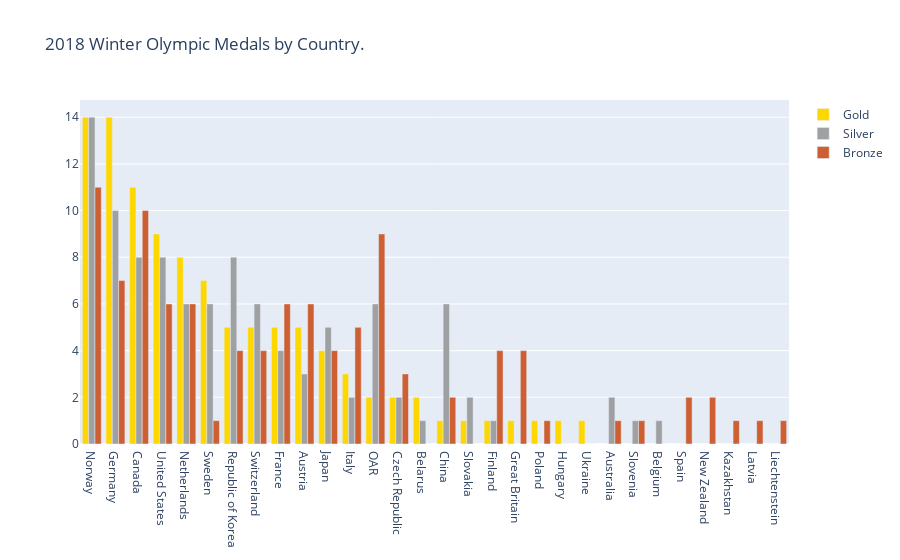

This figure's notebook cell:
### Markdown cell above
## Comparison between Variables

### Code cell
# Create traces 
trace1 = go.Bar(
    x = df['NOC'], 
    y = df['Gold'], 
    name = 'Gold', 
    marker = dict(color='#FFD700')
)

trace2 = go.Bar(
    x = df['NOC'], 
    y = df['Silver'], 
    name = 'Silver', 
    marker = dict(color='#9EA0A1')
)

trace3 = go.Bar(
    x = df['NOC'], 
    y = df['Bronze'], 
    name = 'Bronze', 
    marker = dict(color='#CD5F32')
)

# Store traces in data 
data = [trace1, trace2, trace3]

# Create layout 
layout = go.Layout(
    title = '2018 Winter Olympic Medals by Country.'
)

# Create figure 
fig = go.Figure(data=data, layout=layout)

# Show figure 
pyo.iplot(fig)

### Figure 1 — Plotly figure (JSON) as saved in the notebook; plotly's stock layout.template omitted (floating-point values rounded to 4 significant figures)
{"data": [{"marker": {"color": "#FFD700"}, "name": "Gold", "type": "bar", "x": ["Norway", "Germany", "Canada", "United States", "Netherlands", "Sweden", "Republic of Korea", "Switzerland", "France", "Austria", "Japan", "Italy", "OAR", "Czech Republic", "Belarus", "China", "Slovakia", "Finland", "Great Britain", "Poland", "Hungary", "Ukraine", "Australia", "Slovenia", "Belgium", "Spain", "New Zealand", "Kazakhstan", "Latvia", "Liechtenstein"], "y": [14, 14, 11, 9, 8, 7, 5, 5, 5, 5, 4, 3, 2, 2, 2, 1, 1, 1, 1, 1, 1, 1, 0, 0, 0, 0, 0, 0, 0, 0]}, {"marker": {"color": "#9EA0A1"}, "name": "Silver", "type": "bar", "x": ["Norway", "Germany", "Canada", "United States", "Netherlands", "Sweden", "Republic of Korea", "Switzerland", "France", "Austria", "Japan", "Italy", "OAR", "Czech Republic", "Belarus", "China", "Slovakia", "Finland", "Great Britain", "Poland", "Hungary", "Ukraine", "Australia", "Slovenia", "Belgium", "Spain", "New Zealand", "Kazakhstan", "Latvia", "Liechtenstein"], "y": [14, 10, 8, 8, 6, 6, 8, 6, 4, 3, 5, 2, 6, 2, 1, 6, 2, 1, 0, 0, 0, 0, 2, 1, 1, 0, 0, 0, 0, 0]}, {"marker": {"color": "#CD5F32"}, "name": "Bronze", "type": "bar", "x": ["Norway", "Germany", "Canada", "United States", "Netherlands", "Sweden", "Republic of Korea", "Switzerland", "France", "Austria", "Japan", "Italy", "OAR", "Czech Republic", "Belarus", "China", "Slovakia", "Finland", "Great Britain", "Poland", "Hungary", "Ukraine", "Australia", "Slovenia", "Belgium", "Spain", "New Zealand", "Kazakhstan", "Latvia", "Liechtenstein"], "y": [11, 7, 10, 6, 6, 1, 4, 4, 6, 6, 4, 5, 9, 3, 0, 2, 0, 4, 4, 1, 0, 0, 1, 1, 0, 2, 2, 1, 1, 1]}], "layout": {"title": {"text": "2018 Winter Olympic Medals by Country."}}}
